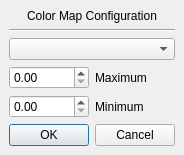
<ui version="4.0" >
 <class>ColorBarSettings</class>
 <widget class="QDialog" name="ColorBarSettings" >
  <property name="geometry" >
   <rect>
    <x>0</x>
    <y>0</y>
    <width>168</width>
    <height>142</height>
   </rect>
  </property>
  <property name="sizePolicy" >
   <sizepolicy>
    <hsizetype>3</hsizetype>
    <vsizetype>3</vsizetype>
    <horstretch>0</horstretch>
    <verstretch>0</verstretch>
   </sizepolicy>
  </property>
  <property name="windowTitle" >
   <string>Color Bar Settings</string>
  </property>
  <layout class="QVBoxLayout" >
   <property name="margin" >
    <number>9</number>
   </property>
   <property name="spacing" >
    <number>6</number>
   </property>
   <item>
    <widget class="QLabel" name="label_3" >
     <property name="sizePolicy" >
      <sizepolicy>
       <hsizetype>3</hsizetype>
       <vsizetype>3</vsizetype>
       <horstretch>0</horstretch>
       <verstretch>0</verstretch>
      </sizepolicy>
     </property>
     <property name="text" >
      <string>Color Map Configuration</string>
     </property>
     <property name="alignment" >
      <set>Qt::AlignCenter</set>
     </property>
    </widget>
   </item>
   <item>
    <widget class="Line" name="line" >
     <property name="orientation" >
      <enum>Qt::Horizontal</enum>
     </property>
    </widget>
   </item>
   <item>
    <widget class="QComboBox" name="_mapComboBox" />
   </item>
   <item>
    <layout class="QHBoxLayout" >
     <property name="margin" >
      <number>0</number>
     </property>
     <property name="spacing" >
      <number>6</number>
     </property>
     <item>
      <widget class="QDoubleSpinBox" name="_maxSpin" />
     </item>
     <item>
      <widget class="QLabel" name="label" >
       <property name="text" >
        <string>Maximum</string>
       </property>
      </widget>
     </item>
    </layout>
   </item>
   <item>
    <layout class="QHBoxLayout" >
     <property name="margin" >
      <number>0</number>
     </property>
     <property name="spacing" >
      <number>6</number>
     </property>
     <item>
      <widget class="QDoubleSpinBox" name="_minSpin" />
     </item>
     <item>
      <widget class="QLabel" name="label_2" >
       <property name="text" >
        <string>Minimum</string>
       </property>
      </widget>
     </item>
    </layout>
   </item>
   <item>
    <widget class="QDialogButtonBox" name="buttonBox" >
     <property name="orientation" >
      <enum>Qt::Horizontal</enum>
     </property>
     <property name="standardButtons" >
      <set>QDialogButtonBox::Cancel|QDialogButtonBox::NoButton|QDialogButtonBox::Ok</set>
     </property>
    </widget>
   </item>
  </layout>
 </widget>
 <resources/>
 <connections>
  <connection>
   <sender>buttonBox</sender>
   <signal>accepted()</signal>
   <receiver>ColorBarSettings</receiver>
   <slot>accept()</slot>
   <hints>
    <hint type="sourcelabel" >
     <x>248</x>
     <y>254</y>
    </hint>
    <hint type="destinationlabel" >
     <x>157</x>
     <y>274</y>
    </hint>
   </hints>
  </connection>
  <connection>
   <sender>buttonBox</sender>
   <signal>rejected()</signal>
   <receiver>ColorBarSettings</receiver>
   <slot>reject()</slot>
   <hints>
    <hint type="sourcelabel" >
     <x>316</x>
     <y>260</y>
    </hint>
    <hint type="destinationlabel" >
     <x>286</x>
     <y>274</y>
    </hint>
   </hints>
  </connection>
 </connections>
</ui>
